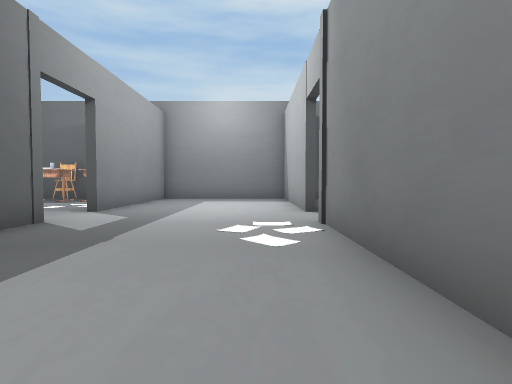
view 1 (above)

21 first-person views from a walk through a 3-D level made in the Unity game engine. The camera is 1.5 m above the floor, tilts 2° down and sees 80° across. Doors are open. The floor is counted in squares, 2 m on a side. Each view is taken from the middle of a square. On the plan, view 1 faces up. The plan holds only what a view shows up to about 10 squares ahead; the rest is blank. The player character is not drawn. Some surface patterns are stand-ins.

view 2
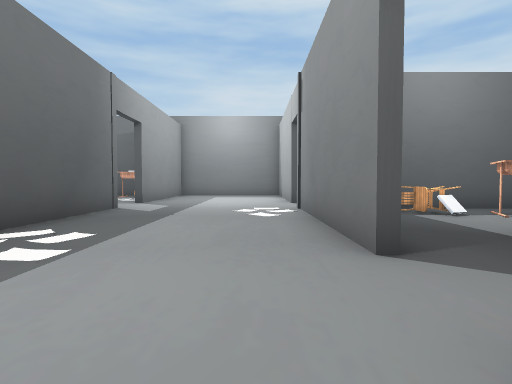

view 3
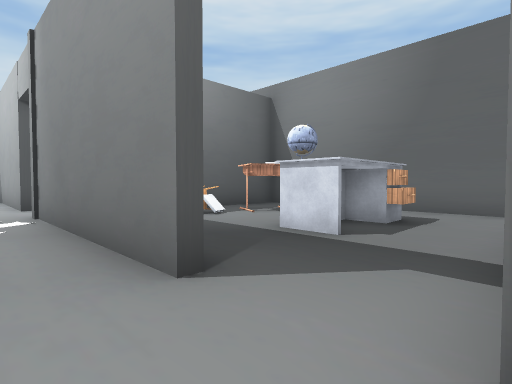

view 4
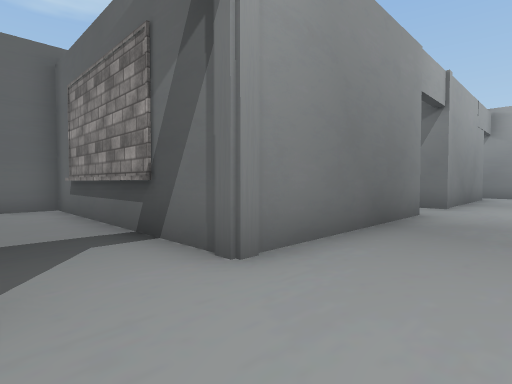

view 5
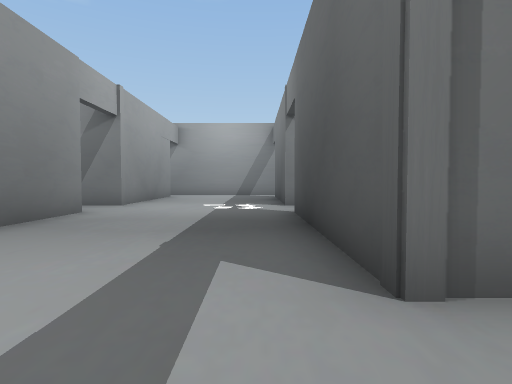

view 6
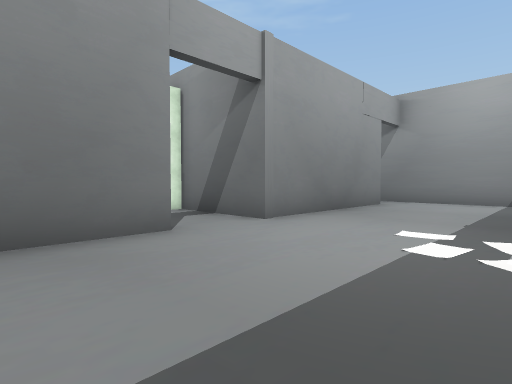

view 7
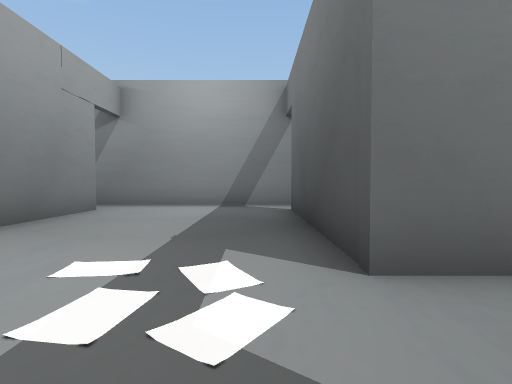

view 8
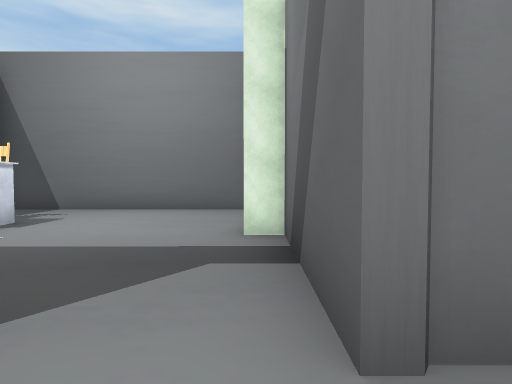

view 9
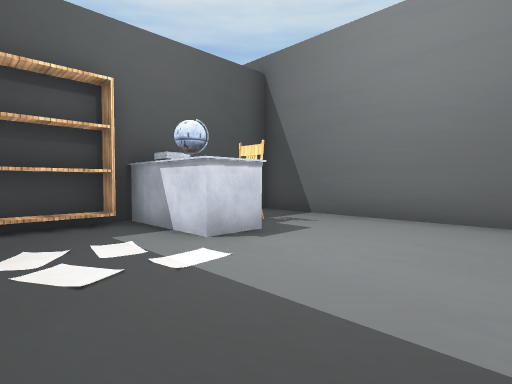

view 10
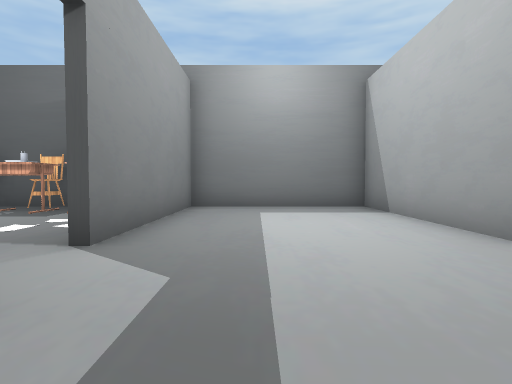

view 11
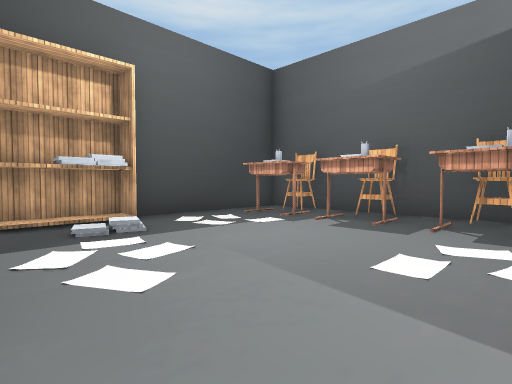

view 12
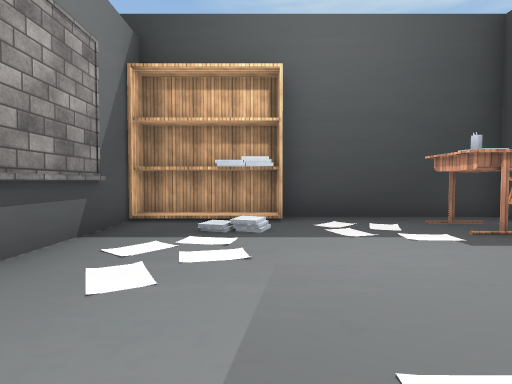

view 13
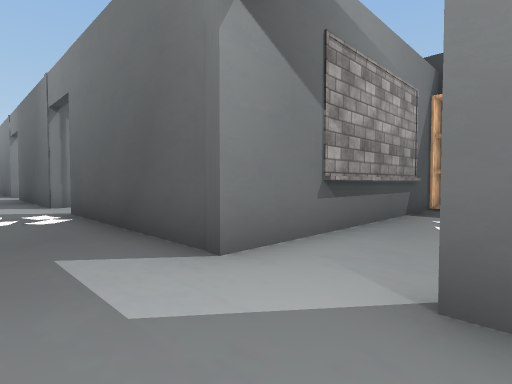

view 14
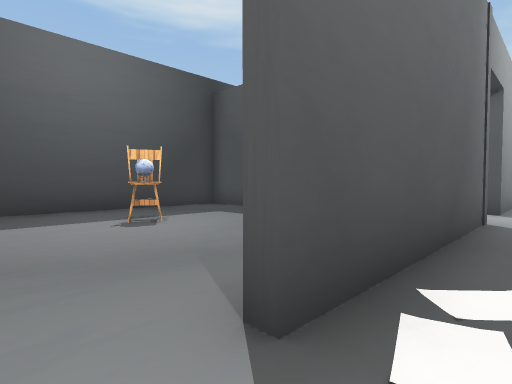

view 15
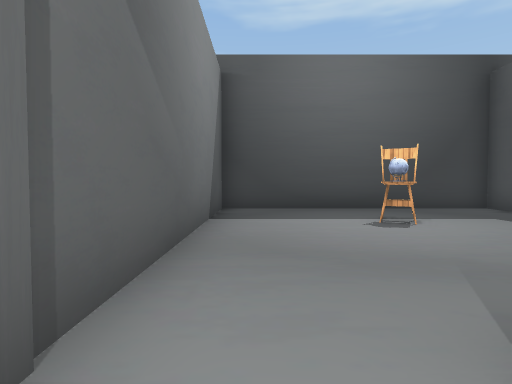

view 16
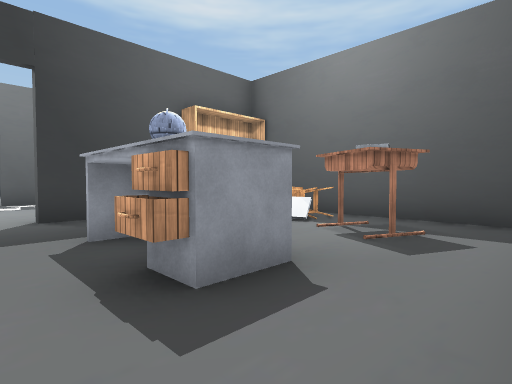

view 17
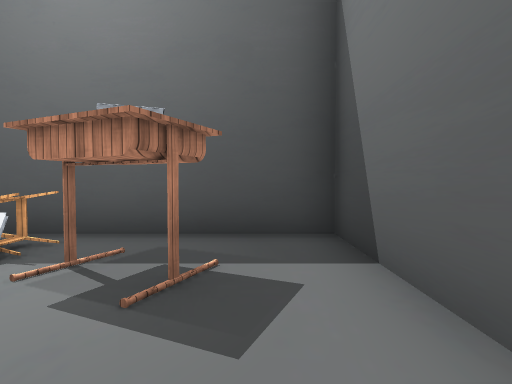

view 18
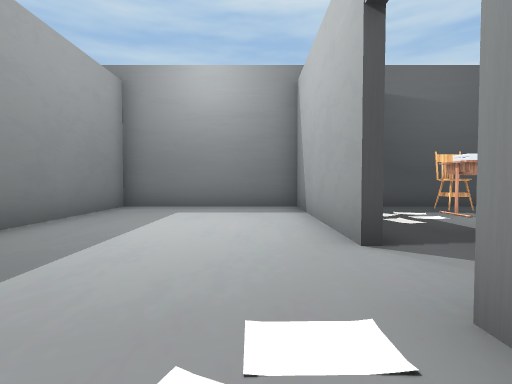

view 19
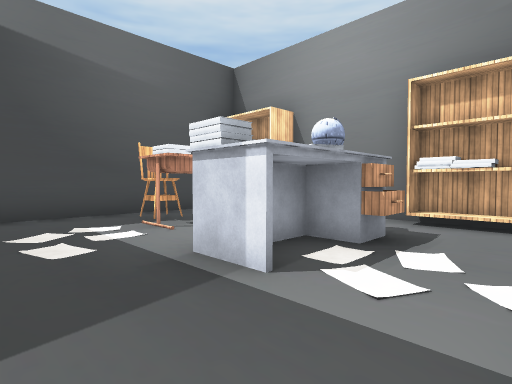

view 20
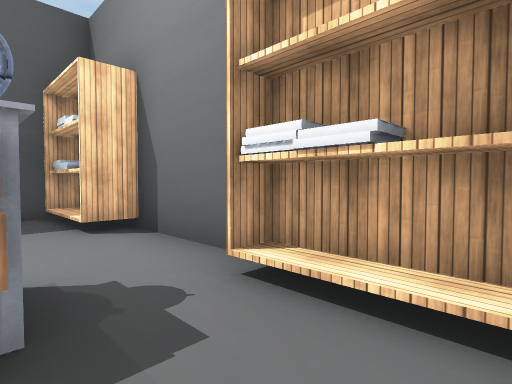

view 21
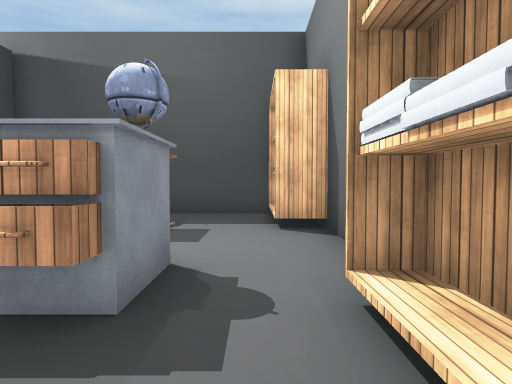

### Floor plan
Ten units are one square. View 1 is at (0, 0); x grows to the right and y downward. Boxes are objects, and circles mark ways between rooms. Rooms are numbered by the first view taken in them; rooms with no view inside come last. Other rooms are left out.
<svg viewBox="-120 -136 210 307">
<path fill="none" stroke="#000" d="M-39 19 -39 72M12 0 12 -56M12 74 12 19M-39 94 -39 149M-39 -56 -39 0M12 -75 12 -131 -39 -131 -39 -75M12 151 12 94M-41 166 20 166M45 22 25 22M81 88 81 21M12 94 41 94M12 19 24 19M-109 -56 -39 -56M-55 -131 -114 -131 -114 -85M15 -9 15 0M24 19 81 19 81 -53 30 -53M81 -65 81 -112M74 -131 25 -131M-99 -53 -114 -53 -114 19 -39 19"/>
<rect x="15" y="15" width="10" height="10" fill="#bbb"><title>shelf</title></rect>
<rect x="45" y="85" width="10" height="10" fill="#bbb"><title>other object</title></rect>
<rect x="45" y="35" width="10" height="20" fill="#bbb"><title>other object</title></rect>
<rect x="55" y="35" width="10" height="10" fill="#bbb"><title>chair</title></rect>
<rect x="-115" y="-85" width="10" height="10" fill="#bbb"><title>shelf</title></rect>
<rect x="-105" y="-115" width="10" height="10" fill="#bbb"><title>table</title></rect>
<rect x="-105" y="-125" width="10" height="10" fill="#bbb"><title>chair</title></rect>
<rect x="-85" y="-115" width="20" height="10" fill="#bbb"><title>table</title></rect>
<rect x="-85" y="-125" width="10" height="10" fill="#bbb"><title>chair</title></rect>
<rect x="-65" y="-115" width="20" height="10" fill="#bbb"><title>table</title></rect>
<rect x="-65" y="-125" width="10" height="10" fill="#bbb"><title>chair</title></rect>
<rect x="15" y="-55" width="10" height="30" fill="#bbb"><title>shelf</title></rect>
<rect x="25" y="-45" width="10" height="10" fill="#bbb"><title>books</title></rect>
<rect x="35" y="-15" width="20" height="10" fill="#bbb"><title>other object</title></rect>
<rect x="35" y="-45" width="10" height="10" fill="#bbb"><title>chair</title></rect>
<rect x="45" y="-45" width="10" height="10" fill="#bbb"><title>table</title></rect>
<rect x="55" y="-5" width="10" height="10" fill="#bbb"><title>drawers</title></rect>
<rect x="55" y="-15" width="10" height="10" fill="#bbb"><title>drawers</title></rect>
<rect x="35" y="-85" width="20" height="10" fill="#bbb"><title>other object</title></rect>
<rect x="35" y="-115" width="10" height="10" fill="#bbb"><title>table</title></rect>
<rect x="45" y="-125" width="10" height="10" fill="#bbb"><title>chair</title></rect>
<rect x="55" y="-75" width="10" height="10" fill="#bbb"><title>drawers</title></rect>
<rect x="55" y="-85" width="10" height="10" fill="#bbb"><title>drawers</title></rect>
<rect x="55" y="-115" width="10" height="10" fill="#bbb"><title>table</title></rect>
<rect x="75" y="-65" width="10" height="10" fill="#bbb"><title>shelf</title></rect>
<rect x="75" y="-125" width="10" height="10" fill="#bbb"><title>other object</title></rect>
<rect x="-95" y="-25" width="10" height="10" fill="#bbb"><title>chair</title></rect>
<circle cx="10" cy="85" r="3" fill="#2a7"/>
<circle cx="-35" cy="-65" r="3" fill="#2a7"/>
<circle cx="10" cy="-45" r="3" fill="#2a7"/>
<circle cx="10" cy="10" r="3" fill="#2a7"/>
<circle cx="10" cy="-65" r="3" fill="#2a7"/>
<circle cx="-40" cy="10" r="3" fill="#2a7"/>
<text x="-10" y="20">1</text>
<text x="50" y="60">2</text>
<text x="-80" y="-90">3</text>
<text x="50" y="-20">4</text>
<text x="50" y="-90">5</text>
<text x="-80" y="-20">6</text>
</svg>
Room 1 opens to room 2. Room 1 opens to room 3. Room 1 opens to room 4. Room 1 opens to room 5. Room 1 opens to room 6.

Where each view was taken, in squares from view 1:
view 1: 0 up, 0 right, facing up
view 2: 3 down, 0 right, facing up
view 3: 2 down, 0 right, facing up-right
view 4: 0 up, 1 left, facing down-right
view 5: 0 up, 3 left, facing down
view 6: 5 down, 3 left, facing down-right
view 7: 7 down, 3 left, facing down
view 8: 9 down, 0 right, facing right
view 9: 8 down, 2 right, facing up-right
view 10: 4 up, 2 left, facing up
view 11: 6 up, 5 left, facing up-left
view 12: 8 up, 5 left, facing left
view 13: 8 up, 2 left, facing down-left
view 14: 1 down, 3 left, facing up-left
view 15: 1 down, 3 left, facing left
view 16: 1 down, 8 right, facing up-left
view 17: 1 up, 7 right, facing up
view 18: 4 up, 0 right, facing up
view 19: 6 up, 2 right, facing up-right
view 20: 6 up, 6 right, facing up-right
view 21: 6 up, 7 right, facing up
